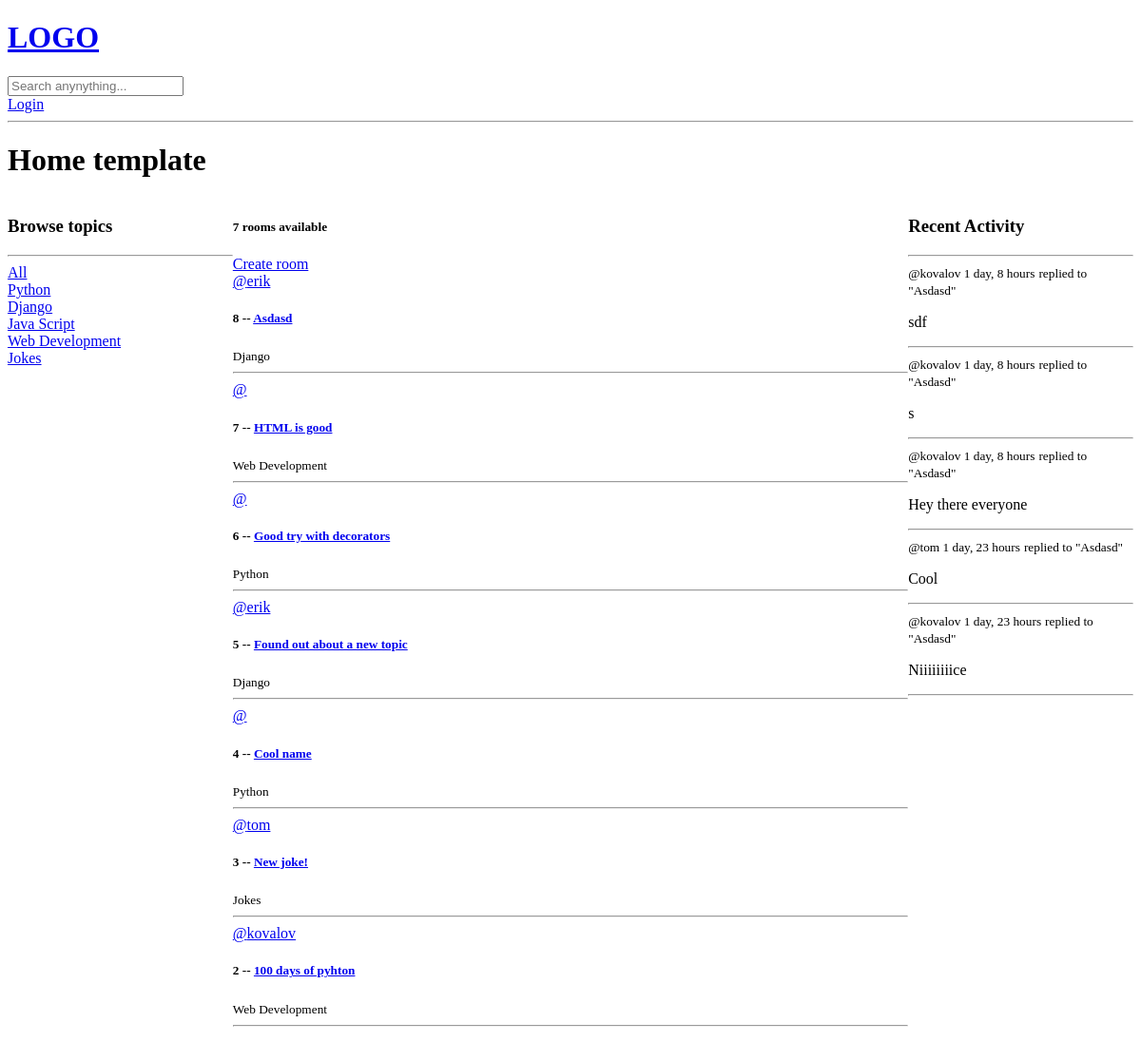
The app's page /, older data.
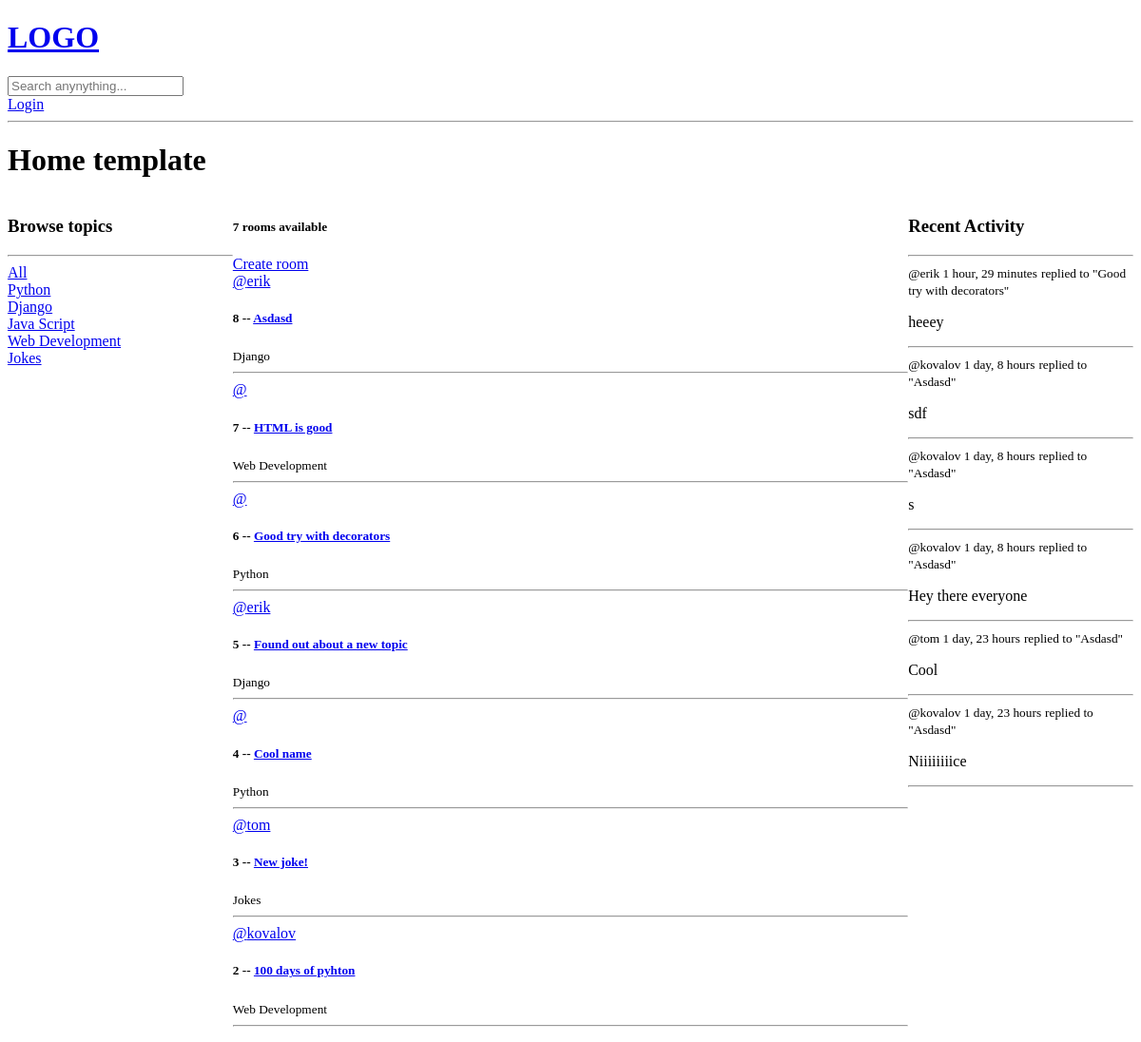
The same page, newer data.
### base/models.py (models this page shows, shortened)
class Topic(models.Model):
    name = models.CharField(max_length=200)

class Room(models.Model):
    host = models.ForeignKey(User, on_delete=models.SET_NULL, null=True)
    topic = models.ForeignKey(Topic, on_delete=models.SET_NULL, null= True)
    name = models.CharField(max_length=200, verbose_name="Room name")
    description = models.TextField(max_length=600, null=True, blank=True)
    participants = models.ManyToManyField(User, related_name='participants', blank=True)
    updated = models.DateTimeField(auto_now=True)
    created = models.DateTimeField(auto_now_add=True)
    class Meta:
        ordering = ['-updated', '-created']
    def __str__(self):
        return self.name

class Message(models.Model):
    user = models.ForeignKey(User, on_delete=models.CASCADE)
    room = models.ForeignKey(Room, on_delete=models.CASCADE)
    body = models.TextField()
    updated = models.DateTimeField(auto_now=True)
    created = models.DateTimeField(auto_now_add=True)
    def __str__(self):
        return self.body[0:50]
    class Meta:
        ordering = ['-updated', '-created']

### base/views.py (the view)
# urls.py: path('', views.home, name="home-page"),
def home(request):
    q = request.GET.get('q') if request.GET.get('q') is not None else ''
    room_messages = models.Message.objects.all().filter(Q(room__topic__name__icontains=q))
    rooms = models.Room.objects.filter(
        Q(topic__name__contains=q) |
        Q(name__icontains=q) |
        Q(description__icontains=q)
    )
    topics = models.Topic.objects.all()
    room_count = rooms.count()
    context = {
        'rooms': rooms,
        'topics': topics,
        'room_count': room_count,
        'room_messages': room_messages,
    }
    return render(request, 'base/home.html', context=context)

### base/templates/base/home.html (shortened to what this page needs)
{% extends 'main.html' %} {% block content %}
<h1>Home template</h1>
<div class="home-container">
  <div>{% include "base/topic_component.html" %}</div>
  <div>
    <h5>{{room_count}} rooms available</h5>
    <a href="{% url 'create-room' %}">Create room</a>
    <div>{% include "base/feed_component.html" %}</div>
  </div>
  <div>{% include 'base/activity_component.html' %}</div>
</div>
{% endblock content %}

### base/templates/base/topic_component.html
<h3>Browse topics</h3>
    <hr />
    <div>
      <a href="{% url 'home-page' %}">All</a>
    </div>
    {% for topic in topics%}
    <div>
      <a href="{% url 'home-page' %}?q={{topic.name}} ">{{topic.name}}</a>
    </div>
    {% endfor %}

### base/templates/base/feed_component.html (shortened to what this page needs)
{% for room in rooms %}
<div>
  <a href="{% url 'user-profile' room.host.id %}">@{{room.host.username}}</a>
  <h5>
    {{room.id}} --
    <a href="{% url 'room-page' room.id %}">{{room.name}}</a>
  </h5>
  <small>{{room.topic.name}}</small>
  <hr />
</div>
{% endfor %}

### base/templates/base/activity_component.html (shortened to what this page needs)
<div class="recent-activity">
    <h3>Recent Activity</h3>
    <hr />
    {% for message in room_messages %}
    <div>
      <small>@{{message.user}} {{message.created|timesince}}</small>
      <small>replied to "{{message.room}}"</small>
      <p>{{message}}</p>
      <hr />
    </div>
    {% endfor %}
  </div>

Row changes from the older to the newer data that the page shows:
added Message: user "erik", created "1 hour, 29 minutes", room "Good try with decorators", body "heeey"
